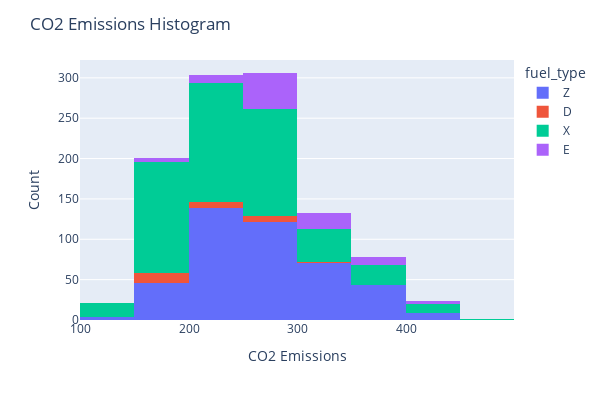

Write notebook code for a chart like this one.
### Markdown cell above
I can't see a clear relationship between the co2 emissions and `fuel_type` I will delete this column too.

### Code cell
fig_config = {
    'data_frame': df,
    'x': 'co2_emissions',
    'nbins': 10,
    'width': 600, 
    'height': 400,
    'color': 'fuel_type',
}

layout_config = {
    'title': 'CO2 Emissions Histogram',
    'xaxis_title': 'CO2 Emissions',
    'yaxis_title': 'Count',
}

fig = px.histogram(**fig_config)
fig.update_layout(**layout_config)
fig.show()

### Figure 1 — Plotly figure (JSON) as saved in the notebook; plotly's stock layout.template omitted (floating-point values rounded to 4 significant figures; data arrays with more than 128 entries replaced by an {"elided": "..."} marker saying what was removed)
{"data": [{"alignmentgroup": "True", "bingroup": "x", "hovertemplate": "fuel_type=Z<br>co2_emissions=%{x}<br>count=%{y}<extra></extra>", "legendgroup": "Z", "marker": {"color": "#636efa", "pattern": {"shape": ""}}, "name": "Z", "nbinsx": 10, "offsetgroup": "Z", "orientation": "v", "showlegend": true, "type": "histogram", "x": {"elided": "434 int values"}, "xaxis": "x", "yaxis": "y"}, {"alignmentgroup": "True", "bingroup": "x", "hovertemplate": "fuel_type=D<br>co2_emissions=%{x}<br>count=%{y}<extra></extra>", "legendgroup": "D", "marker": {"color": "#EF553B", "pattern": {"shape": ""}}, "name": "D", "nbinsx": 10, "offsetgroup": "D", "orientation": "v", "showlegend": true, "type": "histogram", "x": [224, 224, 227, 230, 246, 294, 181, 181, 213, 192, 267, 194, 324, 230, 278, 281, 286, 275, 197, 197, 194, 186, 186, 186, 192, 184, 281], "xaxis": "x", "yaxis": "y"}, {"alignmentgroup": "True", "bingroup": "x", "hovertemplate": "fuel_type=X<br>co2_emissions=%{x}<br>count=%{y}<extra></extra>", "legendgroup": "X", "marker": {"color": "#00cc96", "pattern": {"shape": ""}}, "name": "X", "nbinsx": 10, "offsetgroup": "X", "orientation": "v", "showlegend": true, "type": "histogram", "x": {"elided": "514 int values"}, "xaxis": "x", "yaxis": "y"}, {"alignmentgroup": "True", "bingroup": "x", "hovertemplate": "fuel_type=E<br>co2_emissions=%{x}<br>count=%{y}<extra></extra>", "legendgroup": "E", "marker": {"color": "#ab63fa", "pattern": {"shape": ""}}, "name": "E", "nbinsx": 10, "offsetgroup": "E", "orientation": "v", "showlegend": true, "type": "histogram", "x": [250, 264, 322, 354, 259, 272, 334, 344, 344, 362, 344, 362, 411, 413, 229, 269, 270, 285, 277, 294, 294, 294, 294, 230, 230, 237, 222, 269, 230, 237, 251, 222, 195, 250, 264, 259, 350, 360, 368, 382, 346, 254, 267, 264, 264, 315, 315, 288, 288, 320, 318, 165, 165, 170, 162, 229, 251, 334, 344, 344, 362, 344, 362, 411, 413, 269, 270, 285, 277, 259, 272, 294, 294, 322, 354, 294, 294, 290, 280, 280, 250, 342, 278, 331, 277, 342, 346, 224, 256, 285, 269, 254], "xaxis": "x", "yaxis": "y"}], "layout": {"barmode": "relative", "height": 400, "legend": {"title": {"text": "fuel_type"}, "tracegroupgap": 0}, "margin": {"t": 60}, "title": {"text": "CO2 Emissions Histogram"}, "width": 600, "xaxis": {"anchor": "y", "domain": [0, 1], "title": {"text": "CO2 Emissions"}}, "yaxis": {"anchor": "x", "domain": [0, 1], "title": {"text": "Count"}}}}
